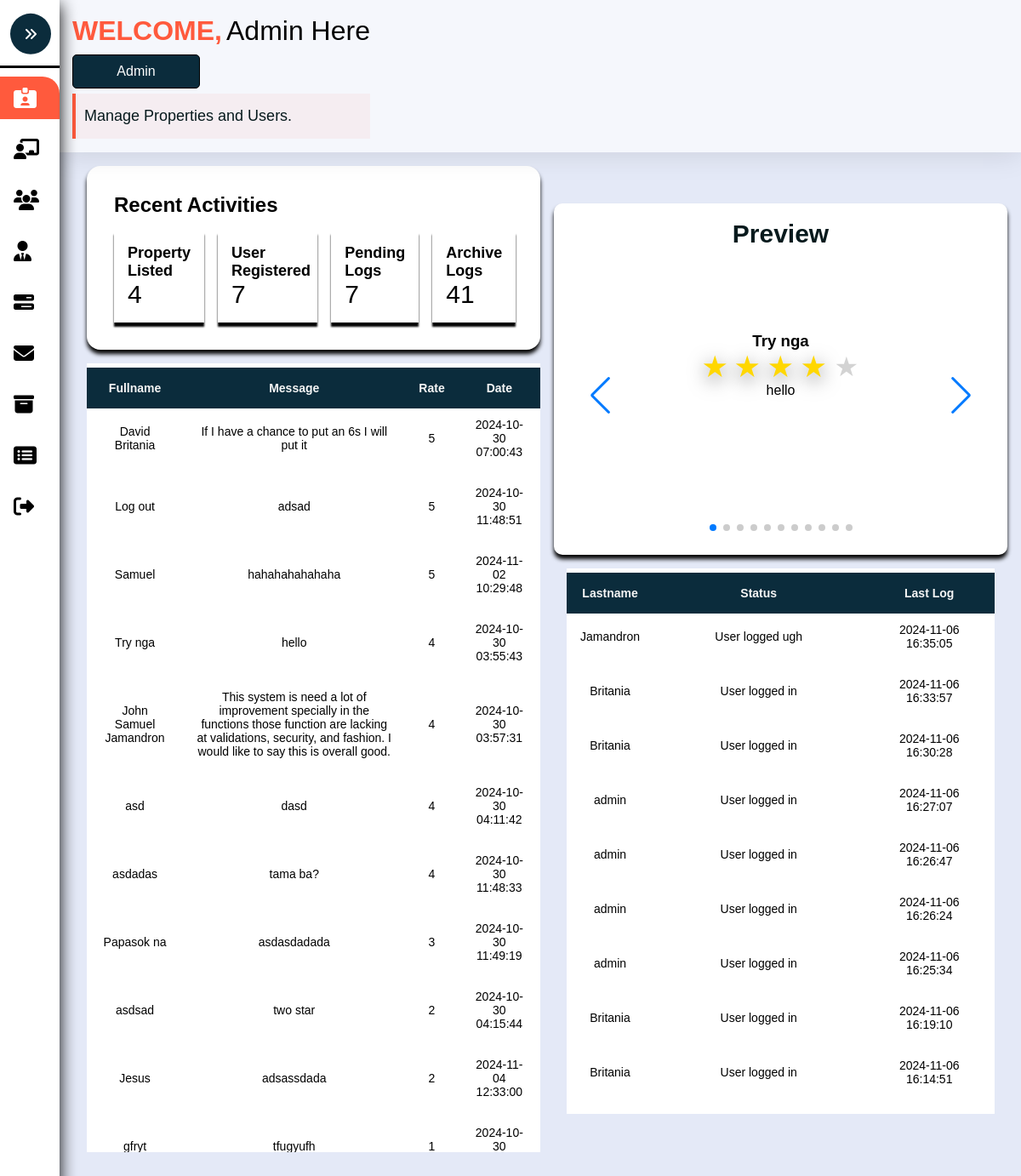
Screenshot of /Admin-Account.php with the database file from the repository.
### tables this page shows
CREATE TABLE `message` (
  `MessageID` int(8) NOT NULL,
  `Sender` varchar(255) NOT NULL,
  `Rate` int(7) NOT NULL,
  `Message` varchar(255) NOT NULL,
  `Date` timestamp NOT NULL DEFAULT current_timestamp()
);

CREATE TABLE `activitylog` (
  `TrackID` int(7) NOT NULL,
  `UserID` int(7) NOT NULL,
  `Action` varchar(255) NOT NULL,
  `Logintime` timestamp NOT NULL DEFAULT current_timestamp() ON UPDATE current_timestamp()
);

CREATE TABLE `user` (
  `UserID` int(8) NOT NULL,
  `Firstname` varchar(255) NOT NULL,
  `Lastname` varchar(255) NOT NULL,
  `Email` varchar(255) NOT NULL,
  `Phone` varchar(255) NOT NULL,
  `Address` varchar(255) NOT NULL,
  `Password` varchar(255) NOT NULL,
  `Role` varchar(255) NOT NULL,
  `Date_Joined` timestamp NOT NULL DEFAULT current_timestamp()
);

### Admin-Account.php (the view, shortened to what this page needs)
<?php
	include './Assets/Php/Connection.php';
?>
<!DOCTYPE html>
<html>
<head>
	<link rel="stylesheet" type="text/css" href="./Assets/Css/Admin.css?v=<?php echo time(); ?>">
	<link rel="stylesheet" type="text/css" href="./Assets/Css/swiper-bundle.min.css">
</head>
<body>
	<nav class="sidebar close" id="sidebar">
		<header>
			<figure class="image-container">
			</figure>
			<button class="toggle">
				<i class="fa-solid fa-angles-right"></i>
			</button>
		</header>
		<div class="menu-bar">
			<div class="menu">
				<ul class="menu-links">
					<li class="nav-link">
						<a href="./Admin-Account.php" class="active">
							<i class="fa-solid fa-id-card-clip"></i>
						</a>
					</li>
					<li class="nav-link">
						<a href="./Admin-Pending.php">
							<i class="fa-solid fa-chalkboard-user"></i>
						</a>
					</li>
					<li class="nav-link">
						<a href="./Admin-Users.php" class="dashboard-list-item">
							<i class="fa-solid fa-users"></i>
						</a>
					</li>
					<li class="nav-link">
						<a href="./Admin-Management.php" class="dashboard-list-item">
							<i class="fa-solid fa-user-tie"></i>
						</a>
					</li>
					<li class="nav-link">
						<a href="./Admin-Properties.php" class="dashboard-list-item">
							<i class="fa-solid fa-bars-progress"></i>
						</a>
					</li>
					<li class="nav-link">
						<a href="Admin-Message.php" class="dashboard-list-item">
							<i class="fa-solid fa-envelope"></i>
						</a>
					</li>
					<li class="nav-link">
						<a href="./Admin-Archieve.php" class="dashboard-list-item">
							<i class="fa-solid fa-box-archive"></i>
						</a>
					</li>
					<li class="nav-link">
						<a href="Admin-SoldProperties.php" class="dashboard-list-item">
							<i class="fa-solid fa-rectangle-list"></i>
						</a>
					</li>
					<li class="nav-link">
						<a href="./Assets/Php/Logout.php" class="dashboard-list-item">
							<i class="fa-solid fa-right-from-bracket"></i>
						</a>
					</li>
				</ul>
			</div>
		</div>
	</nav>
	<main class="main">
	<header class="header" id="header">
		<div class="container">
			<div class="Personal-Details">
				<div class="Personal-Admin-Container">
					<h3 class="h3 Personal-Title"> WELCOME, </h3>
					<span class="AdminName"> Admin Here </span>
				</div>
				<span class="Personal-tag"> Admin </span>
				<span class="callouts">Manage Properties and Users. </span>
			</div>
		</div>
	</header>
		<section class="Main-Container">
			<div class="Left-main-container">
				<div class="recent-activity-container">
					 <h3 class="header-title">Recent Activities</h3>
					<div class="item-wrapper">
						<div class="items">
							<h3 class="content-title">
								Property Listed
							</h3>
							<?php
							$sql = "SELECT COUNT(*) AS total FROM Properties";
							$result = $conn->query($sql);
							$total = 0;
							if ($result->num_rows > 0) {
								$row = $result->fetch_assoc();
								$total = $row['total'];
							}
							echo "<span> ".$total." </span>";
							?>
						</div>
						<div class="items">
							<h3 class="content-title">User Registered</h3>
							<?php
							$sql = "SELECT COUNT(*) AS total FROM User";
							$result = $conn->query($sql);
							$total = 0;
							if ($result->num_rows > 0) {
								$row = $result->fetch_assoc();
								$total = $row['total'];
							}
							echo "<span> ".$total." </span>";
							?>
						</div>
						<div class="items">
							<h3 class="content-title">
								Pending Logs
							</h3>
							<?php
							$sql = "SELECT COUNT(*) AS total FROM Pending";
							$result = $conn->query($sql);
							$total = 0;
							if ($result->num_rows > 0) {
								$row = $result->fetch_assoc();
								$total = $row['total'];
							}
							echo "<span> ".$total." </span>";
							?>
						</div>
							<div class="items">
							<h3 class="content-title">
								Archive Logs
							</h3>
							<?php
							$sql = "SELECT COUNT(*) AS total FROM Archive";
							$result = $conn->query($sql);
							$total = 0;
							if ($result->num_rows > 0) {
								$row = $result->fetch_assoc();
								$total = $row['total'];
							}
							echo "<span> ".$total." </span>";
							?>
						</div>
					</div>
				</div>
				<div class="Testimonial-container">
					<div class="Testimonials-table-container">
							<table class="table" id="table">
						<thead>
							<tr>
								<th> Fullname</th>
								<th> Message</th>
								<th> Rate </th>
								<th> Date </th>
							</tr>
						</thead>
						<tbody>
							<?php
								$sql = "SELECT * FROM Message ORDER BY Rate DESC";
								$rs = $conn->query($sql);
								if($rs){
									while ($row = mysqli_fetch_assoc($rs)) {
									$rating = $row['Rate'];
								echo "
									<tr>
										<td> $row[Sender]</td>
										<td> $row[Message]</td>
										<td> $rating</td>
										<td> $row[Date] </td>
									</tr>
								";
									}
								}
							?>
						</tbody>
					</table>
					</div>
				</div>
			</div>
			<div class="Right-main-container">
				<div class="Testimonial" id="Testimonial">
					<div class="container">
						<h3 class="h3 Testimonial-title"> Preview </h3>
						<div class="Testimonial-Container">
							<div class="Testimonial-swiper mySwiper">
								<div class="Testimonial-wrapper swiper-wrapper">
									<?php
									$sql = "SELECT * FROM Message";
									$rs = $conn->query($sql);
									if($rs){
										while ($row = mysqli_fetch_assoc($rs)) {
											$rating = $row['Rate'];
											echo "
											<div class='Testimonial-card swiper-slide'>
												<h3 class='Testimonial-user'> $row[Sender] </h3>
												<div class='star-rating'>";
												for ($i = 5; $i >= 1; $i--) {
													echo "
													<input type='radio' id='star$i'  value='$i' " . ($i == $rating ? "checked" : "") . ">
													<label for='star$i' title='Rating: $i'>★</label>
													";
												}
											echo "</div> <span>$row[Message]</span> </div>";
										}
									}
									?>
								</div>
							</div>
						</div>
					</div>
				</div>
				<section class="ActiveLog" id="ActiveLog">
					<div class="container">
						<div class="ActiveLog-table-container">
							<table class="table">
							<thead>
								<tr>
									<th> Lastname</th>
									<th> Status</th>
									<th> Last Log </th>
								</tr>
							</thead>
								<?php
									$sql = "SELECT ActivityLog.*, User.Lastname FROM ActivityLog JOIN User ON ActivityLog.UserID = User.UserID ORDER BY Logintime DESC ";
									$rs = mysqli_query($conn,$sql);
									if($rs){
										while($row=mysqli_fetch_assoc($rs)){
											$lastname = $row['Lastname'];
											$Action = $row['Action'];
											$LoginTime = $row['Logintime'];
											echo "
											<tbody>
											<tr>
											<td> $lastname</td>
											<td> $Action</td>
											<td> $LoginTime </td>
											</tr>
											</tbody>
											";
										}
									}
							?>
						</table>
						</div>
					</div>
				</section>
			</div>
		</section>
	</main>
</body>
</html>

### rows the page displays
message: Sender "David Britania", Message "If I have a chance to put an 6s I will put it", Rate "5", Date "2024-10-30 07:00:43"
message: Sender "Log out", Message "adsad", Rate "5", Date "2024-10-30 11:48:51"
message: Sender "Samuel", Message "hahahahahahaha", Rate "5", Date "2024-11-02 10:29:48"
message: Sender "Try nga", Message "hello", Rate "4", Date "2024-10-30 03:55:43"
message: Sender "John Samuel Jamandron", Message "This system is need a lot of improvement specially in the functions those function are lacking at validations, security, and fashion. I would like to say this is overall good.", Rate "4", Date "2024-10-30 03:57:31"
message: Sender "asd", Message "dasd", Rate "4", Date "2024-10-30 04:11:42"
message: Sender "asdadas", Message "tama ba?", Rate "4", Date "2024-10-30 11:48:33"
message: Sender "Papasok na", Message "asdasdadada", Rate "3", Date "2024-10-30 11:49:19"
message: Sender "asdsad", Message "two star", Rate "2", Date "2024-10-30 04:15:44"
message: Sender "Jesus", Message "adsassdada", Rate "2", Date "2024-11-04 12:33:00"
message: Sender "gfryt", Message "tfugyufh", Rate "1", Date "2024-10-30…"
activitylog: UserID.Lastname "Jamandron", Action "User logged ugh", Logintime "2024-11-06 16:35:05"
activitylog: UserID.Lastname "Britania", Action "User logged in", Logintime "2024-11-06 16:33:57"
activitylog: UserID.Lastname "Britania", Action "User logged in", Logintime "2024-11-06 16:30:28"
activitylog: UserID.Lastname "admin", Action "User logged in", Logintime "2024-11-06 16:27:07"
activitylog: UserID.Lastname "admin", Action "User logged in", Logintime "2024-11-06 16:26:47"
activitylog: UserID.Lastname "admin", Action "User logged in", Logintime "2024-11-06 16:26:24"
activitylog: UserID.Lastname "admin", Action "User logged in", Logintime "2024-11-06 16:25:34"
activitylog: UserID.Lastname "Britania", Action "User logged in", Logintime "2024-11-06 16:19:10"
activitylog: UserID.Lastname "Britania", Action "User logged in", Logintime "2024-11-06 16:14:51"

### other values shown
$total "4"
$total "7"
$total "41"
